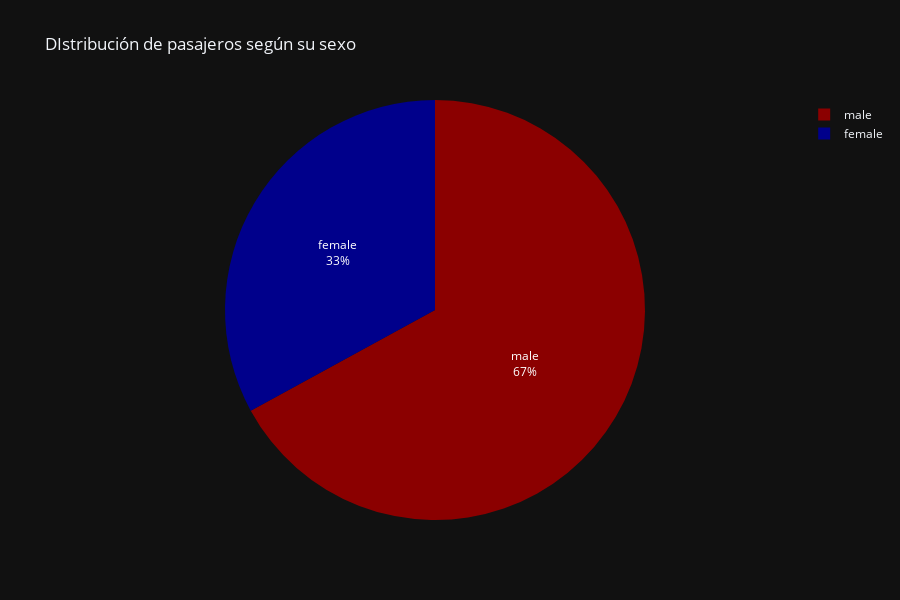

Notebook cell for this chart:
### Markdown cell above
#### Distribución de pasajeros según su genero

### Code cell
fig = px.pie(titanic,values='Pclass',names='Sex', height=600 , title='DIstribución de pasajeros según su sexo', template="plotly_dark", color_discrete_sequence=['darkred','darkblue'])
fig.update_traces(textposition='inside', textinfo='percent+label')
fig.show()

### Figure 1 — Plotly figure (JSON) as saved in the notebook; plotly's stock layout.template omitted (floating-point values rounded to 4 significant figures; data arrays with more than 128 entries replaced by an {"elided": "..."} marker saying what was removed)
{"data": [{"domain": {"x": [0, 1], "y": [0, 1]}, "hovertemplate": "Sex=%{label}<br>Pclass=%{value}<extra></extra>", "labels": {"elided": "891 str values"}, "legendgroup": "", "name": "", "showlegend": true, "textinfo": "percent+label", "textposition": "inside", "type": "pie", "values": {"elided": "891 int values"}}], "layout": {"height": 600, "legend": {"tracegroupgap": 0}, "piecolorway": ["darkred", "darkblue"], "title": {"text": "DIstribución de pasajeros según su sexo"}}}
